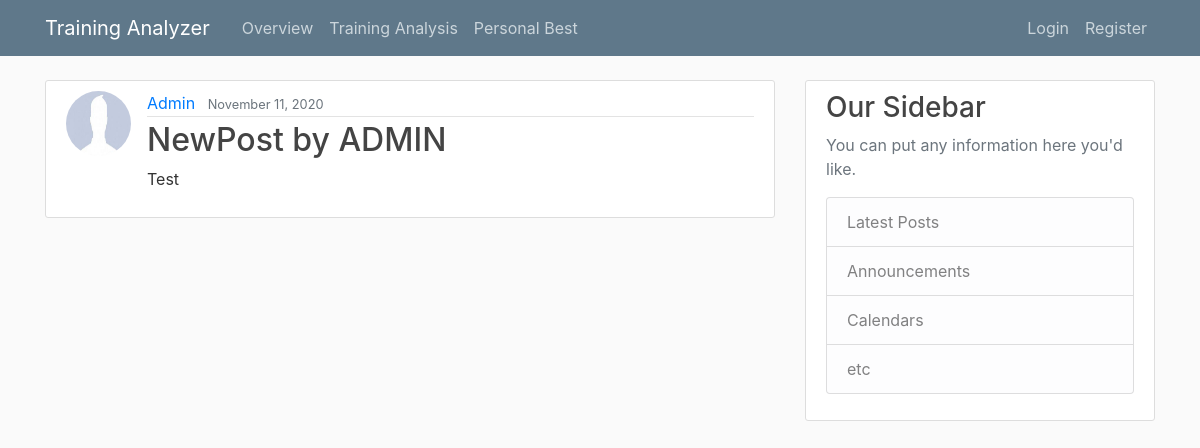
The app's page /post/31/ with its own data.
### blog/models.py (models this page shows, shortened)
class Post(models.Model):
	title = models.CharField(max_length=100)
	content = models.TextField()
	date_posted = models.DateTimeField(default = timezone.now)
	author = models.ForeignKey(User, on_delete=models.CASCADE)

### users/models.py (models this page shows, shortened)
class Profile(models.Model):
	user = models.OneToOneField(User, on_delete = models.CASCADE)
	image = models.ImageField(default='default.jpg', upload_to='profile_pics')

### blog/views.py (the view)
# urls.py: path("post/<int:pk>/",PostDetailView.as_view(), name="post-detail"), # pk = primarykey
class PostDetailView(DetailView):
	model = Post

### blog/templates/blog/post_detail.html (shortened to what this page needs)
{%extends "blog/base.html"%}
	{%block content%}
	    	<article class="media content-section">
	    		<img class="rounded-circle article-img" src="{{post.author.profile.image.url}}">
			  <div class="media-body">
			    <div class="article-metadata">
			      <a class="mr-2" href="{% url 'user-posts' object.author.username %}">{{ object.author }}</a>
			      <small class="text-muted">{{ object.date_posted | date:"F d, Y" }}</small>
			    </div>
			    <h2 class="article-title">{{ object.title }}</h2>
			    <p class="article-content">{{ object.content }}</p>
			  </div>
			</article>
	{%endblock content%}

### blog/static/blog/main.css (style rules this page uses)
body { background: #fafafa; color: #333333; margin-top: 5rem; }
h1, h2, h3, h4, h5, h6 { color: #444444; }
.content-section { background: #ffffff; padding: 10px 20px; border: 1px solid #dddddd; border-radius: 3px; margin-bottom: 20px; }
.article-title { color: #444444; }
.article-content { white-space: pre-line; }
.article-img { height: 65px; width: 65px; margin-right: 16px; }
.article-metadata { padding-bottom: 1px; margin-bottom: 4px; border-bottom: 1px solid #e3e3e3 }

### records on screen
Post: author.profile.image (placeholder picture), author "Admin", date_posted "November 11, 2020", title "NewPost by ADMIN", content "Test"
